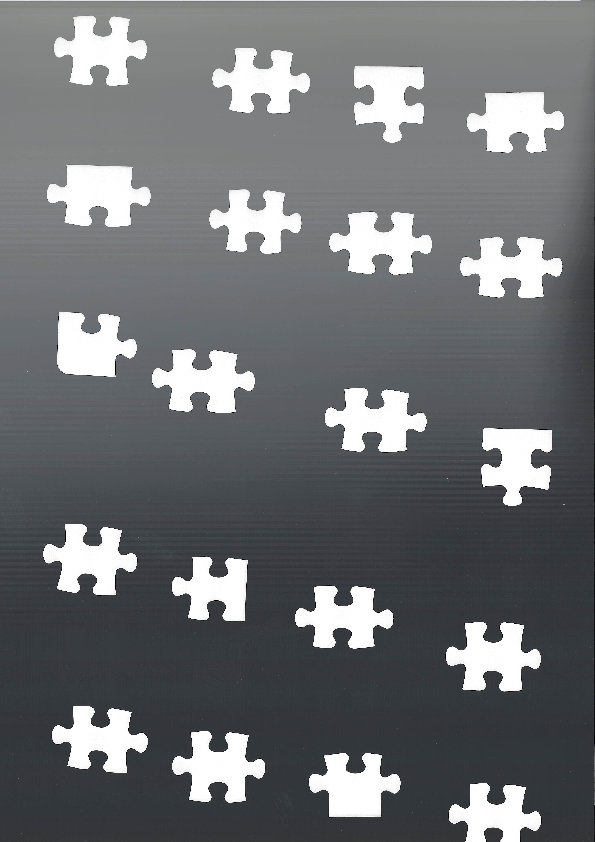
#> input picture input/1T20.png, 595 x 842 px
$ python test.py   (older library calls are emulated)
#> lines starting #> are read from the running program, lines starting #| are printed output that depends on the picture; after the words box and inside, x2 and y2 are one past the last pixel; in counts of white or black regions, pixels touching at a corner belong together
import cv2
import numpy as np

Vector = [[1,0],[1,1]]
v = [[1,2]]
print(len(Vector))
# print(Vector[0])

# print(v[0][0]+Vector[0][0])

im = cv2.imread("./input/1T20.png",1)
#> im is the input picture: shape (842, 595, 3); mean B, G, R 115.4, 112.8, 110.7
imgray = cv2.cvtColor(im,cv2.COLOR_BGR2GRAY)
ret,thresh = cv2.threshold(imgray,127,255,0)
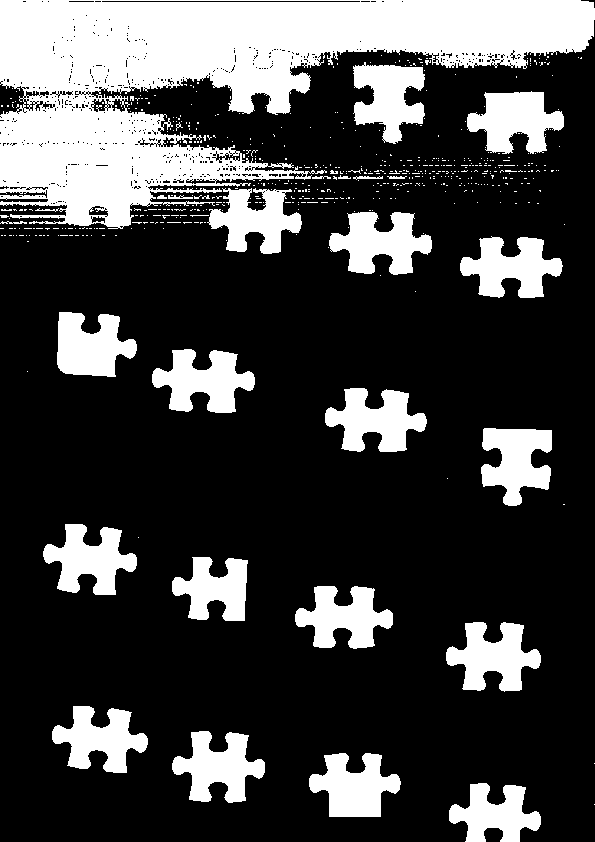
#> thresh: shape (842, 595); 25.7% white; 562 white regions (533 under 20 px)
image, contours, hierarchy = cv2.findContours(thresh,cv2.RETR_TREE,cv2.CHAIN_APPROX_SIMPLE)
#> contours = 1274 contours, 1227 with area under 20; largest, box (x1, y1, x2, y2) and area: (0, 0, 595, 229) 65273, (152, 349, 255, 413) 3710, (325, 388, 427, 452) 3670, (329, 212, 432, 275) 3669, (467, 91, 564, 154) 3650

# print(contours)

$ run again, with input/21T40.png copied over input/1T20.png
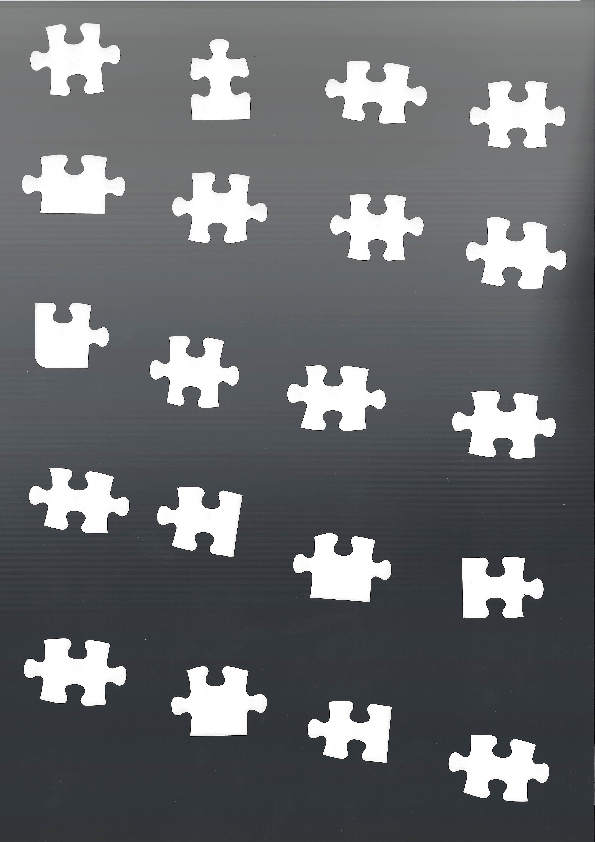
#> input picture input/21T40.png, 595 x 842 px
#> im is the input picture: shape (842, 595, 3); mean B, G, R 110.6, 107.9, 105.8
#> `ret,thresh = cv2.threshold(imgray,127,255,0)`:
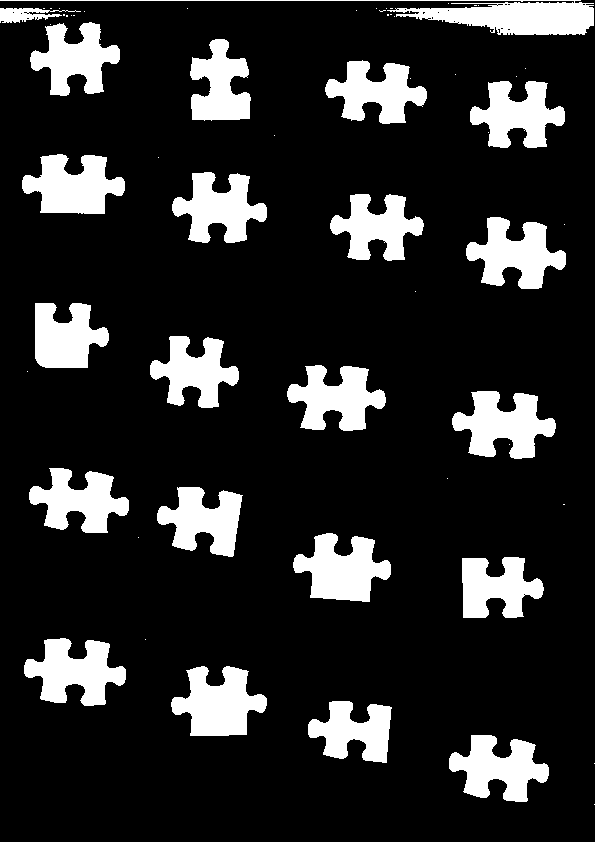
#> thresh: shape (842, 595); 16% white; 60 white regions (38 under 20 px)
#> contours = 84 contours, 62 with area under 20; largest, box (x1, y1, x2, y2) and area: (0, 0, 594, 35) 4161, (171, 666, 267, 736) 4018, (452, 391, 556, 459) 3955, (293, 533, 391, 602) 3926, (24, 638, 126, 706) 3870

$ run again, with input/61T80.png copied over input/1T20.png
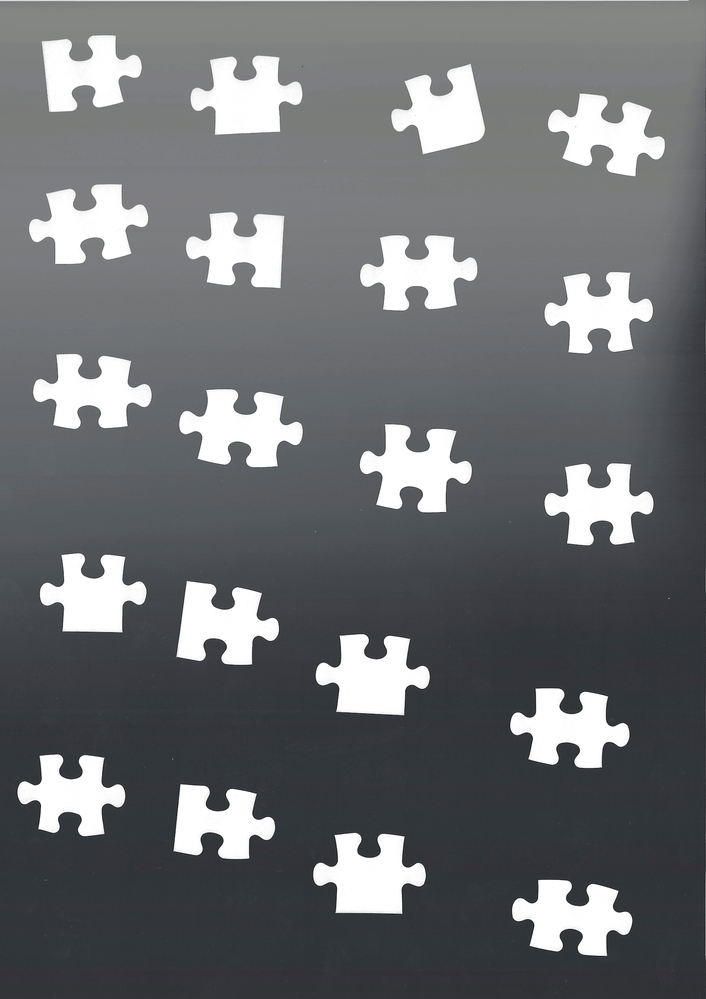
#> input picture input/61T80.png, 706 x 999 px, shrunk from 1653 x 2339 before the run
#> im is the input picture: shape (999, 706, 3); mean B, G, R 113.3, 110.6, 108.5
#> `ret,thresh = cv2.threshold(imgray,127,255,0)`:
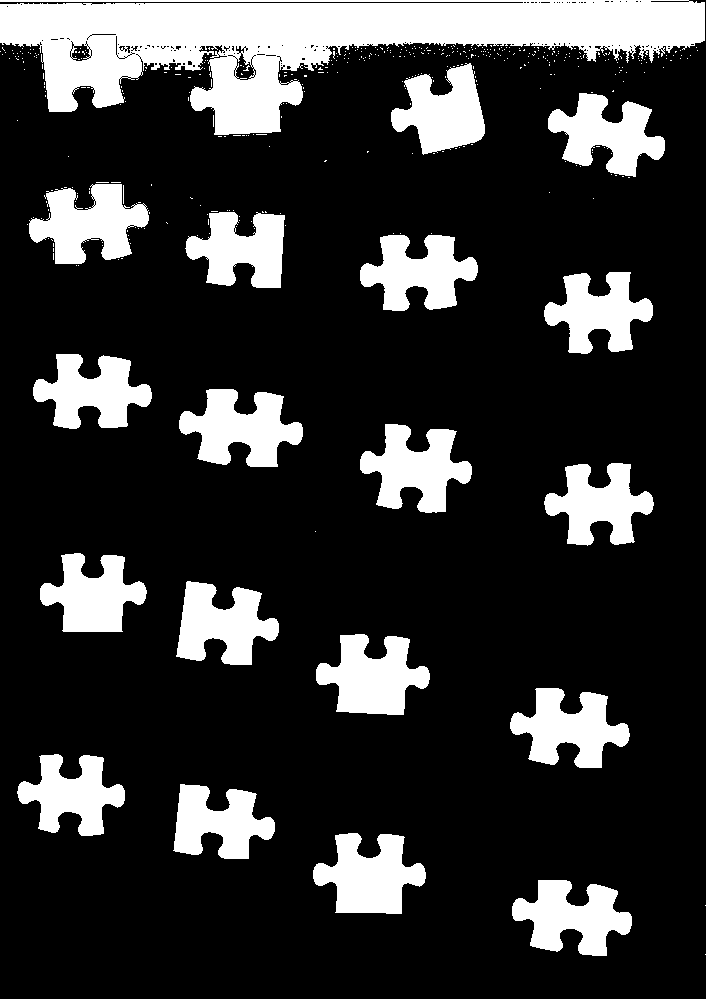
#> thresh: shape (999, 706); 20% white; 418 white regions (399 under 20 px)
#> contours = 656 contours, 623 with area under 20; largest, box (x1, y1, x2, y2) and area: (0, 0, 705, 135) 44588, (179, 389, 303, 467) 5506, (316, 634, 430, 715) 5489, (313, 833, 426, 914) 5448, (29, 184, 149, 264) 5407
